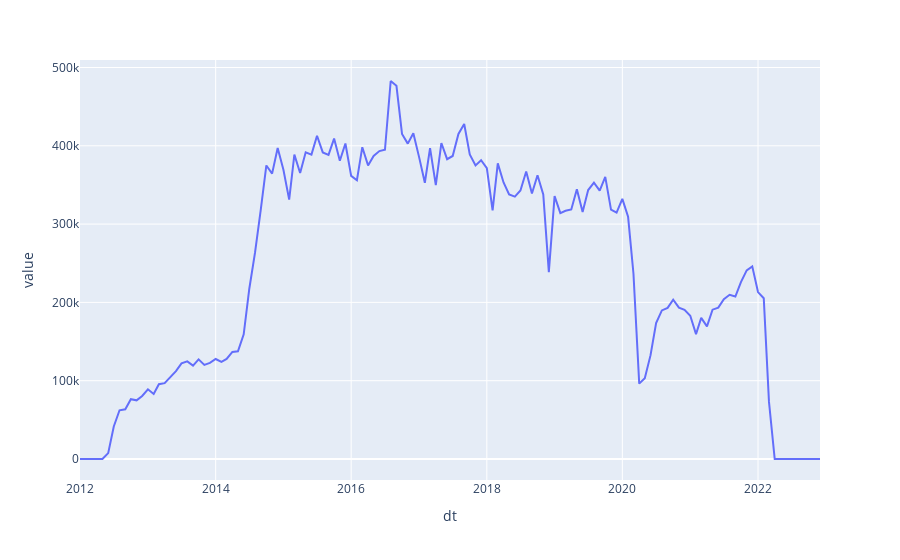

The notebook cell this image was saved under:
### Code cell
px.line(passageiros.groupby('dt').sum().divide(25).reset_index(), x='dt', y='value',  width=720)

### Figure 1 — Plotly figure (JSON) as saved in the notebook; plotly's stock layout.template omitted (floating-point values rounded to 4 significant figures; data arrays with more than 128 entries replaced by an {"elided": "..."} marker saying what was removed)
{"data": [{"hovertemplate": "dt=%{x}<br>value=%{y}<extra></extra>", "legendgroup": "", "line": {"color": "#636efa", "dash": "solid"}, "mode": "lines", "name": "", "orientation": "v", "showlegend": false, "type": "scatter", "x": {"elided": "132 str values"}, "xaxis": "x", "y": {"elided": "132 float values"}, "yaxis": "y"}], "layout": {"autosize": true, "legend": {"tracegroupgap": 0}, "margin": {"t": 60}, "xaxis": {"anchor": "y", "autorange": true, "domain": [0, 1], "range": ["2012-01-01", "2022-12-01"], "title": {"text": "dt"}, "type": "date"}, "yaxis": {"anchor": "x", "autorange": true, "domain": [0, 1], "range": [-26820.0, 509600.0], "title": {"text": "value"}, "type": "linear"}}}
